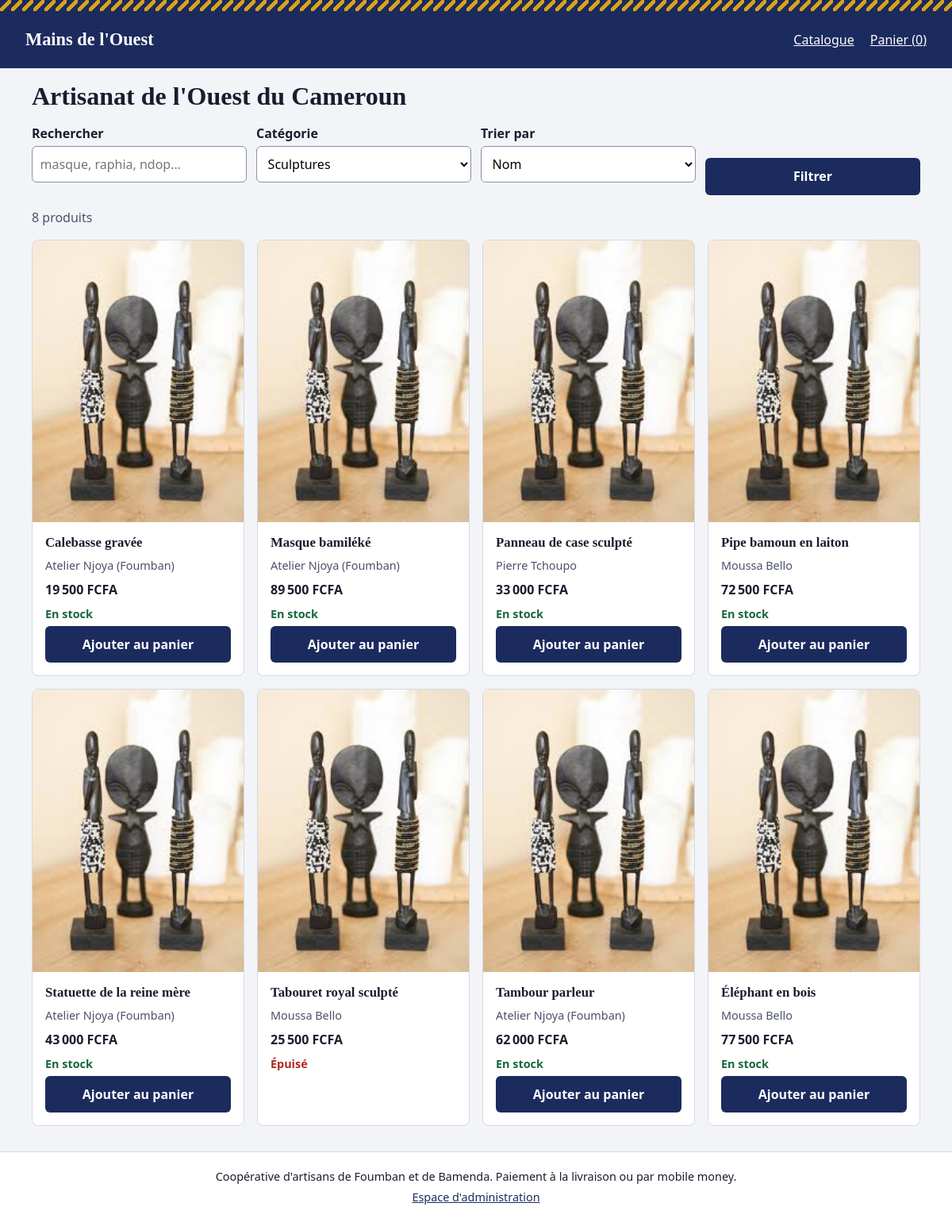
Screenshot of /?categorie=1 with the database file from the repository.
### tables this page shows
CREATE TABLE produits (
    id           INTEGER PRIMARY KEY AUTOINCREMENT,
    nom          TEXT    NOT NULL,
    categorie_id INTEGER NOT NULL REFERENCES categories(id),
    description  TEXT    NOT NULL DEFAULT '',
    prix         INTEGER NOT NULL CHECK (prix > 0),
    stock        INTEGER NOT NULL DEFAULT 0 CHECK (stock >= 0),
    image        TEXT    NOT NULL DEFAULT 'img/defaut.jpg',
    artisan      TEXT    NOT NULL,
    actif        INTEGER NOT NULL DEFAULT 1 CHECK (actif IN (0, 1))
);

### app.py (the view)
@app.route("/")
def catalogue():
    categorie = request.args.get("categorie", type=int)
    tri = request.args.get("tri", "nom")
    if tri not in TRIS:
        tri = "nom"
    recherche = request.args.get("q", "").strip()[:60]
    categories = get_db().execute("SELECT * FROM categories ORDER BY nom").fetchall()
    produits = chercher_produits(categorie, recherche, tri)
    return render_template("catalogue.html", produits=produits, categories=categories,
                           categorie=categorie, tri=tri, recherche=recherche)

### app.py (called while the page is built)
def get_db():
    if "db" not in g:
        g.db = sqlite3.connect(CHEMIN_BASE)
        g.db.row_factory = sqlite3.Row
        g.db.execute("PRAGMA foreign_keys = ON")
    return g.db

@app.teardown_appcontext
def fermer_db(_erreur):
    db = g.pop("db", None)
    if db is not None:
        db.close()

@app.before_request
def verifier_csrf():
    if request.method == "POST":
        attendu = session.get("csrf", "")
        recu = request.form.get("csrf", "")
        if not attendu or not secrets.compare_digest(attendu, recu):
            abort(400)

@app.context_processor
def contexte_commun():
    if "csrf" not in session:
        session["csrf"] = secrets.token_hex(16)
    return {"csrf": session["csrf"], "admin_connecte": "admin_id" in session,
            "MODES_PAIEMENT": MODES_PAIEMENT, "SEUIL": SEUIL_ALERTE_STOCK}

@app.after_request
def en_tetes_securite(reponse):
    reponse.headers["X-Content-Type-Options"] = "nosniff"
    reponse.headers["Content-Security-Policy"] = (
        "default-src 'self'; img-src 'self' data:; frame-ancestors 'none'")
    return reponse

@app.template_filter("fcfa")
def filtre_fcfa(montant):
    return f"{int(montant):,}".replace(",", "\u202f") + "\u00a0FCFA"

def chercher_produits(categorie=None, recherche="", tri="nom", ids=None, artisan=None):
    sql = ("SELECT p.*, c.nom AS categorie FROM produits p "
           "JOIN categories c ON c.id = p.categorie_id WHERE p.actif = 1")
    params = []
    if categorie:
        sql += " AND p.categorie_id = ?"
        params.append(categorie)
    if recherche:
        sql += " AND (p.nom LIKE ? OR p.description LIKE ? OR p.artisan LIKE ?)"
        params += [f"%{recherche}%"] * 3
    if artisan:
        sql += " AND p.artisan = ?"
        params.append(artisan)
    if ids:
        sql += " AND p.id IN (%s)" % ",".join("?" * len(ids))  # seuls des « ? » sont insérés
        params += ids
    sql += " ORDER BY " + TRIS.get(tri, TRIS["nom"])
    return get_db().execute(sql, params).fetchall()

### templates/catalogue.html (shortened to what this page needs)
{% extends "base.html" %}
{% block contenu %}
<h1>Artisanat de l'Ouest du Cameroun</h1>
<form class="filtres" method="get" action="{{ url_for('catalogue') }}" role="search">
  <div class="champ">
    <label for="q">Rechercher</label>
    <input type="search" id="q" name="q" value="{{ recherche }}" maxlength="60" placeholder="masque, raphia, ndop…">
  </div>
  <div class="champ">
    <label for="categorie">Catégorie</label>
    <select id="categorie" name="categorie">
      {% for c in categories %}
      <option value="{{ c.id }}" {% if c.id == categorie %}selected{% endif %}>{{ c.nom }}</option>
      {% endfor %}
    </select>
  </div>
  <div class="champ">
    <label for="tri">Trier par</label>
    <select id="tri" name="tri">
      <option value="nom" {% if tri == 'nom' %}selected{% endif %}>Nom</option>
    </select>
  </div>
  <button type="submit" class="bouton">Filtrer</button>
</form>
{% if produits %}
<p class="compte">{{ produits|length }} produit{{ 's' if produits|length > 1 }}</p>
<div class="grille">
  {% for p in produits %}{% include "_carte_produit.html" %}{% endfor %}
</div>
{% else %}
<p>Aucun produit ne correspond à votre recherche. <a href="{{ url_for('catalogue') }}">Voir tout le catalogue</a>.</p>
{% endif %}
{% endblock %}

### templates/_carte_produit.html
<article class="produit-carte">
  <a href="{{ url_for('produit', produit_id=p.id) }}">
    <img src="{{ url_for('static', filename=p.image) }}" alt="{{ p.nom }}, par {{ p.artisan }}" width="400" height="300" loading="lazy">
  </a>
  <div class="produit-infos">
    <h3><a href="{{ url_for('produit', produit_id=p.id) }}">{{ p.nom }}</a></h3>
    <p class="artisan">{{ p.artisan }}</p>
    <p class="prix">{{ p.prix|fcfa }}</p>
    {% if p.stock > 0 %}
    <p class="stock stock-ok">En stock</p>
    <button type="button" class="bouton" data-ajouter="{{ p.id }}" data-stock="{{ p.stock }}">Ajouter au panier</button>
    {% else %}
    <p class="stock stock-vide">Épuisé</p>
    {% endif %}
  </div>
</article>

### static/css/style.css (style rules this page uses)
:root { --indigo: #1c2b5e; --encre: #1a1d2e; --fond: #f2f4f8; --surface: #ffffff; --raphia: #d9a21b; --trait: #d5d9e4; --ok: #17673f; --alerte: #b3261e; --police-titre: "Palatino Linotype", Palatino, "Book Antiqua", Georgia, serif; --police-texte: system-ui, -apple-system, "Segoe UI", Roboto, sans-serif; }
*, *::before, *::after { box-sizing: border-box; }
body { margin: 0; font-family: var(--police-texte); color: var(--encre); background: var(--fond); line-height: 1.5; }
h1, h2, h3, .logo { font-family: var(--police-titre); line-height: 1.2; }
h1 { font-size: 1.6rem; margin: 1rem 0; }
h3 { font-size: 1.05rem; margin: .25rem 0; }
a { color: var(--indigo); }
img { max-width: 100%; height: auto; display: block; }
.bouton { display: inline-block; background: var(--indigo); color: #fff; border: 0; border-radius: 6px; padding: .7rem 1.1rem; font: inherit; font-weight: 600; cursor: pointer; text-decoration: none; min-height: 44px; }
.champ { display: flex; flex-direction: column; gap: .25rem; margin-bottom: 1rem; }
label, legend { font-weight: 600; }
input[type=text], input[type=search], input[type=tel], input[type=number], input[type=password], input[type=date], select, textarea { font: inherit; padding: .6rem; border: 1px solid #8a90a6; border-radius: 6px; background: #fff; width: 100%; min-height: 44px; }
.filtres { display: grid; gap: .75rem; align-items: end; margin-bottom: 1rem; }
.grille { display: grid; gap: 1rem; grid-template-columns: 1fr; }
.produit-carte { background: var(--surface); border: 1px solid var(--trait); border-radius: 8px; overflow: hidden; display: flex; flex-direction: column; }
.produit-infos { padding: .75rem 1rem 1rem; display: flex; flex-direction: column; gap: .25rem; flex: 1; }
.produit-infos .bouton { margin-top: auto; }
.produit-infos h3 a { text-decoration: none; color: var(--encre); }
.artisan { margin: 0; color: #4b516a; font-size: .9rem; }
.prix { font-weight: 700; margin: .25rem 0; }
.stock { margin: 0; font-weight: 600; font-size: .9rem; }
.stock-ok { color: var(--ok); }
.stock-vide { color: var(--alerte); }
.compte { color: #4b516a; }
@media (min-width: 40em) { h1 { font-size: 2rem; } }
@media (min-width: 40em) { .grille { grid-template-columns: repeat(2, 1fr); } }
@media (min-width: 40em) { .filtres { grid-template-columns: repeat(auto-fit, minmax(10rem, 1fr)); } }
@media (min-width: 64em) { .grille { grid-template-columns: repeat(4, 1fr); } }

### rows the page displays
produits: image (picture), nom "Calebasse gravée", artisan "Atelier Njoya (Foumban)", prix|fcfa "19 500 FCFA"
produits: image (picture), nom "Masque bamiléké", artisan "Atelier Njoya (Foumban)", prix|fcfa "89 500 FCFA"
produits: image (picture), nom "Panneau de case sculpté", artisan "Pierre Tchoupo", prix|fcfa "33 000 FCFA"
produits: image (picture), nom "Pipe bamoun en laiton", artisan "Moussa Bello", prix|fcfa "72 500 FCFA"
produits: image (picture), nom "Statuette de la reine mère", artisan "Atelier Njoya (Foumban)", prix|fcfa "43 000 FCFA"
produits: image (picture), nom "Tabouret royal sculpté", artisan "Moussa Bello", prix|fcfa "25 500 FCFA", stock "Épuisé"
produits: image (picture), nom "Tambour parleur", artisan "Atelier Njoya (Foumban)", prix|fcfa "62 000 FCFA"
produits: image (picture), nom "Éléphant en bois", artisan "Moussa Bello", prix|fcfa "77 500 FCFA"

### other values shown
{{ produits|length }} "8"
{{ 's' if produits|length > 1 }} "s"
form field categorie "Sculptures"
